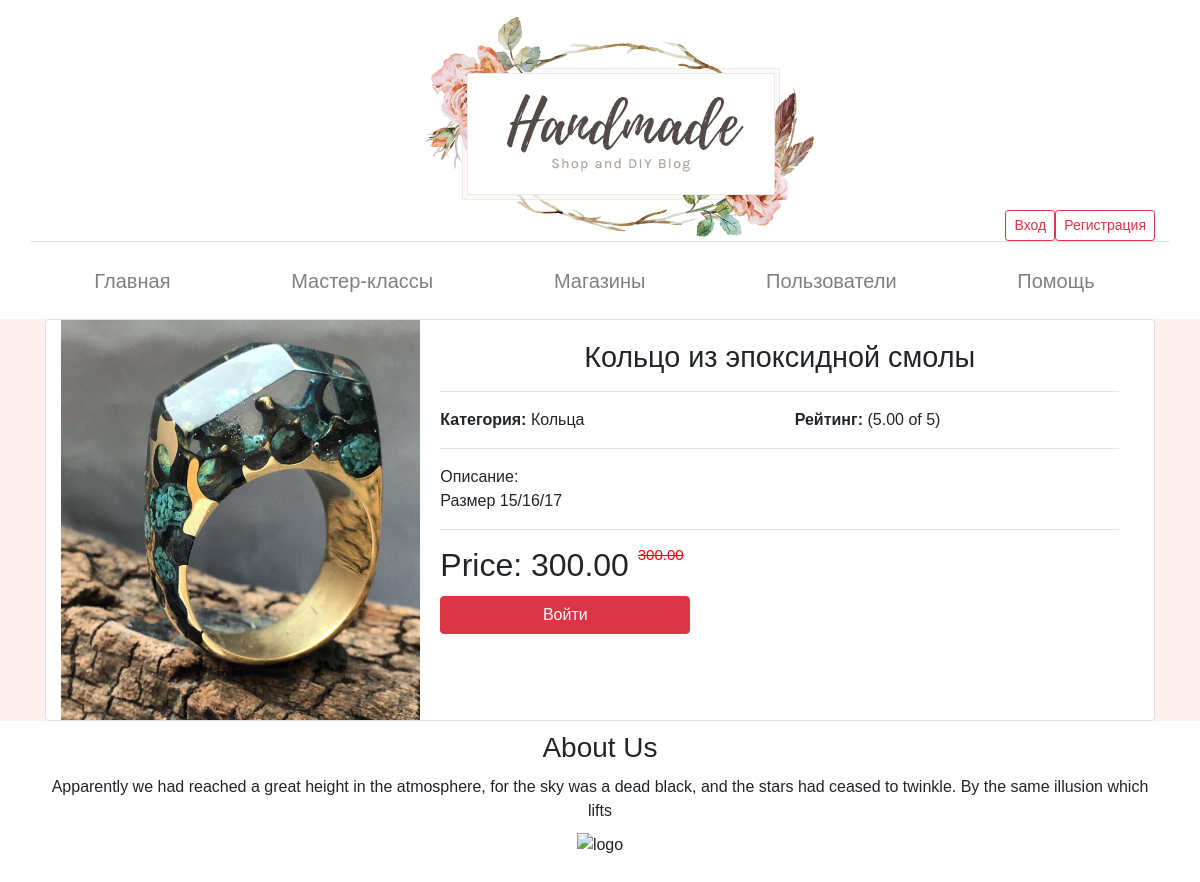
The page /shops/product/1/ on the database its author committed.
### creative_shop/models.py (models this page shows, shortened)
class Product(models.Model):
    db_table = "shops_products"
    rating = models.DecimalField(max_digits=7, decimal_places=2, default=0.00)
    shop = models.ForeignKey(Shop, related_name="products", on_delete=models.CASCADE)
    category = models.ForeignKey(ProductCategory, related_name="products", on_delete=models.CASCADE, null=True)
    name = models.CharField(max_length=255, default="Название товара", blank=True)
    description = models.TextField(default="Описание товара", blank=True)
    old_price = models.DecimalField(max_digits=10, decimal_places=2)
    new_price = models.DecimalField(max_digits=10, decimal_places=2)
    photo_filename = models.ImageField(upload_to='', blank=True)
    created_at = models.DateTimeField(auto_now_add=True)
    updated_at = models.DateTimeField(auto_now_add=True)

class ProductCategory(models.Model):
    db_table = "shops_products_category"
    name = models.CharField(max_length=75)

### creative_shop/views.py (the view)
# urls.py: path('product/<int:product_id>/', views.product, name='product'),
def product(request, product_id):
    activity(request)
    product_obj = Product.objects.filter(id=product_id).first()
    delivery_methods = DeliveryMethod.objects.all()
    if not product_obj:
        return redirect('home_page')
    return render(request, 'shop_product.html', context={'product': product_obj, 'delivery_methods': delivery_methods})

### live_portal/utils.py (called while the page is built)
def activity(request):
    if request.user and request.user.id:
        log, status = ActivityLog.objects.get_or_create(user_id=request.user.id,
                                                        date=str(date.today().strftime("%Y-%m-%d")))
        log.visited_pages_count += 1
        log.save()

### creative_shop/templates/shop_product.html (shortened to what this page needs)
{% extends 'base_template.html' %}
{% load static %}
{% block content %}
    <div class="container" id="SecondAPP" ng-app="MyApplication" ng-controller="ProductController">
        <div class="card col-12">
            <div class="row no-gutters">
                <div class="col-md-4 text-center" style="overflow: hidden;">
                    <img src="{% static product.photo_filename.url %}" alt="Product" height="400px;">
                </div>
                <div class="col-md-8">
                    <div class="card-body">
                        <div class="row" style="">
                            <div class="col-12" style="text-align:center;">
                                <h4 style=""><big>{{ product.name }}</big></h4>
                            </div>
                        </div>
                        <hr>
                        <div class="row">
                            <div class="col-6"><span
                                    class="font-weight-bold">Категория:</span> {{ product.category.name }}</div>
                            <div class="col-6"><span class="font-weight-bold">Рейтинг:</span> ({{ product.rating }} of
                                5)
                            </div>
                        </div>
                        <hr>
                        <p>Описание:</p>
                        <p>{{ product.description }}</p>
                        <hr>
                        <h2 class="card-title">
                            <span>Price: {{ product.new_price }}</span>
                            <small>
                                <del style="font-size: 15px; color:red; vertical-align:top">
                                    {{ product.old_price }}
                                </del>
                            </small>
                        </h2>
                        <div class="row">
                            {% if user.is_authenticated or user.id %}
                                <div class="col-12 col-md-4">
                                    <input type="number" ng-model="buy_data.product_count" min="1" value="1"
                                           ng-change="validateCount()">
                                </div>
                                <div class="col-12 col-md-8">
                                    <button type="button" class="btn btn-danger" style="width: 250px;" ng-click="add_to_card()">Купить
                                    </button>
                                </div>
                            {% else %}
                                <div class="col-12 col-md-12">
                                    <a href="{% url 'auth_page' %}">
                                        <button type="button" class="btn btn-danger" style="width: 250px;">Войти
                                        </button>
                                    </a>
                                </div>
                            {% endif %}
                        </div>
                    </div>
                </div>
            </div>
        </div>
    </div>
{% endblock %}

### main_site/templates/base_template.html (shortened to what this page needs)
<!DOCTYPE html>
<html lang="en">
<head>
    {% load static %}
    <link rel="stylesheet" type="text/css" href="https://cdn.datatables.net/1.10.21/css/jquery.dataTables.css">
    <link rel="stylesheet" href="https://stackpath.bootstrapcdn.com/bootstrap/4.5.0/css/bootstrap.min.css"
>
    <link rel="stylesheet" href="https://stackpath.bootstrapcdn.com/font-awesome/4.7.0/css/font-awesome.min.css">
    <link rel="stylesheet" href="{% static 'css/style.css' %}">
</head>
<body>
<div style="background: rgb(255, 255, 255);" id="BaseApp" ng-app="BaseApp" ng-controller="BaseController">
    <div class="container">
        <header class="blog-header py-3">
            <div class="row flex-nowrap justify-content-between align-items-center border-bottom">
                <div class="col-4 pt-1">
                </div>
                <div class="col-4 text-center" style="height: 225px;">
                    <a class="blog-header-logo text-dark" href="{{ request.get_full_path }}"><img src="{% static "/images/logo (1).png" %}" alt="Logo" width="390" height="221"></a>
                </div>
                <div class="col-4 d-flex justify-content-end align-items-start align-self-end">
                    {% if user.is_authenticated or user.id %}
                        <a class="btn btn-sm btn-outline-danger"
                           href="{% url 'shop_card' user.id %}">Корзина(#{ get_card_items_count }#)</a>
                        <a class="btn btn-sm btn-outline-danger" href="{% url 'user_page' user.id %}">Профиль</a>
                        <a class="btn btn-sm btn-outline-danger" href="{% url 'auth_signout' %}">Выйти</a>
                    {% else %}
                        <a class="btn btn-sm btn-outline-danger" href="{% url 'auth_page' %}">Вход</a>
                        <a class="btn btn-sm btn-outline-danger" href="{% url 'auth_register' %}">Регистрация</a>
                    {% endif %}
                </div>
            </div>
        </header>
        <div id="navbar">
        <ul class="nav justify-content-around" style="padding-bottom: 15px">
            <li class="nav-item">
              <a class="nav-link active" style="color: gray; font-size: 20px; padding-left: 5px;" href="{% url 'home_page' %}">Главная</a>
            </li>
            <li class="nav-item">
              <a class="nav-link" style="color: gray; font-size: 20px;" href="{% url 'all_blogs' %}">Мастер-классы</a>
            </li>
            <li class="nav-item">
              <a class="nav-link" style="color: gray; font-size: 20px;" href="{% url 'all_shops' %}">Магазины</a>
            </li>
            <li class="nav-item">
              <a class="nav-link" style="color: gray; font-size: 20px;" href="{% url 'all_users_page' %}">Пользователи</a>
            </li>
            <li class="nav-item">
                <a class="nav-link" style="color: gray; font-size: 20px;" href="{% url 'help_page' %}">Помощь</a>
              </li>
          </ul>
        </div>
    </div>
</div>
{% block content %}
{% endblock %}
<div style="background-color: white; padding-bottom: 25px;">
    <div class="container">
        <div class="row">
            <div class="col-12 text-center">
                <h3 class="text-center" style="padding-top: 10px;">About Us</h3>
                <div>
                    <p class="text-center" style="padding-top: 10px; padding-bottom: 10px;">Apparently we had reached a great height
                        in the atmosphere, for the sky was a dead black, and the stars had ceased to
                        twinkle. By the same illusion which lifts</p>
                    <img src="https://handmade-shop.cmsmasters.net/wp-content/uploads/2016/12/payment.png"
                         alt="logo" width="237" height="30">
                </div>
            </div>
        </div>
    </div>
</div>
</body>
</html>

### static/css/style.css (style rules this page uses)
html, body { font-size: 100%; background:#fff1ed; font-family: 'Oswald', sans-serif; }
body a { transition: 0.5s all ease; -webkit-transition: 0.5s all ease; -moz-transition: 0.5s all ease; -o-transition: 0.5s all ease; -ms-transition: 0.5s all ease; }
h1,h2,h3,h4,h5,h6 { margin:0; }
p { margin:0; }
ul,label { margin:0; padding:0; }

### rows shown on the page
Product: photo_filename (picture), name "Кольцо из эпоксидной смолы", category.name "Кольца", rating "5.00", description "Размер 15/16/17", new_price "300.00", old_price "300.00"
